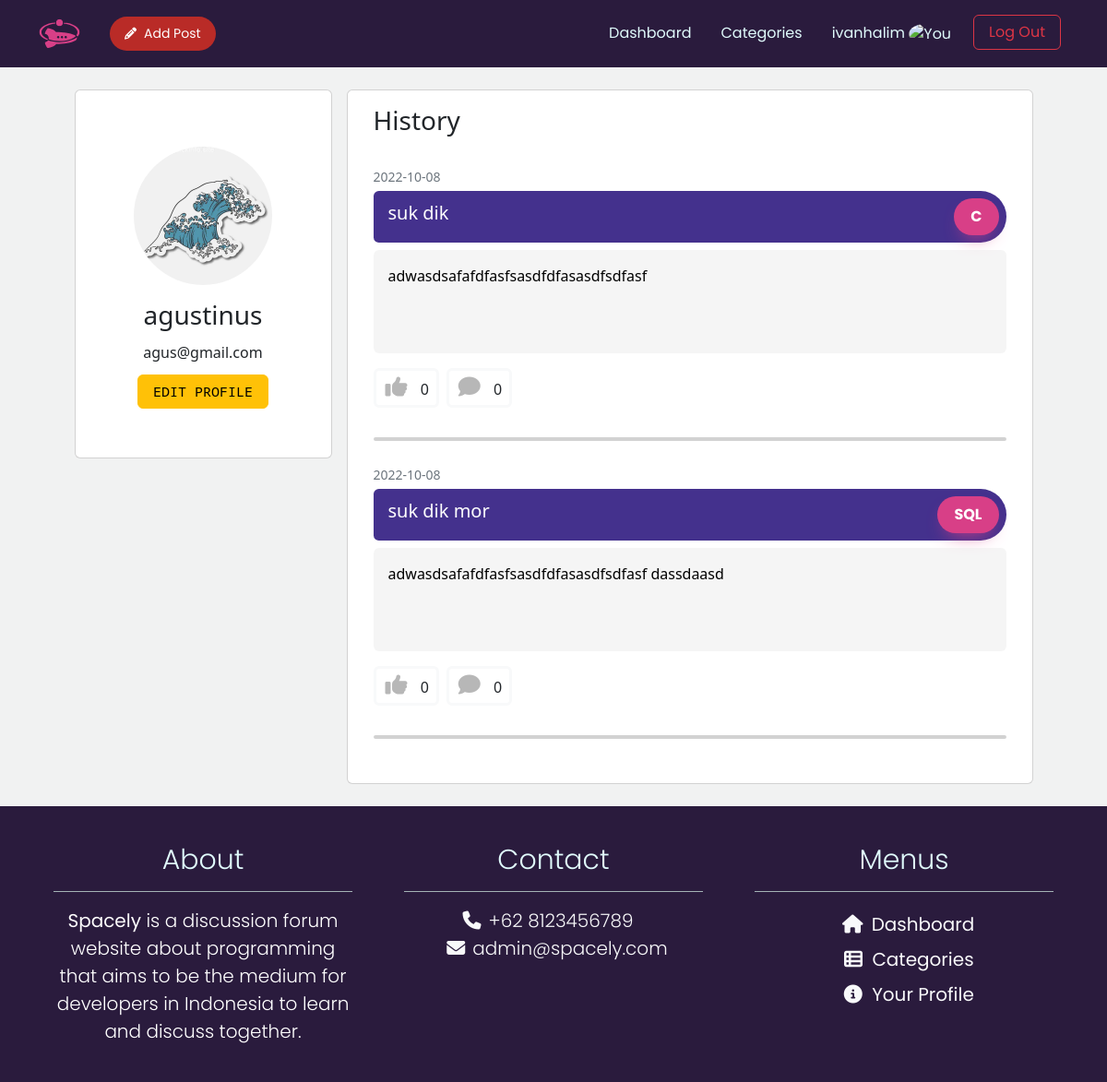
The app's page /user_profile.php?id=00004 (signed in), older data.
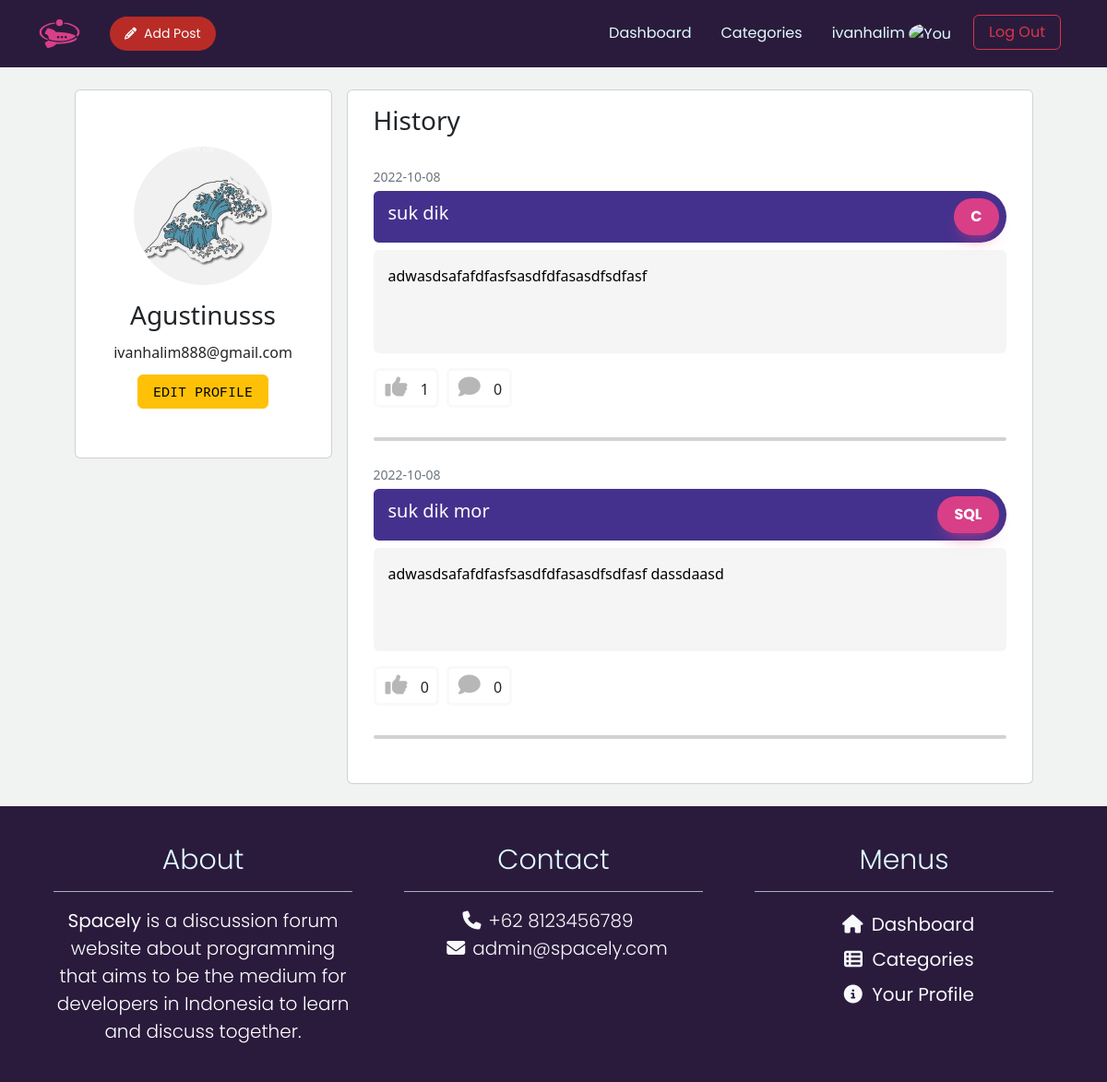
The same page, newer data.
### tables this page shows
CREATE TABLE `user` (
  `id` varchar(5) NOT NULL,
  `username` varchar(30) NOT NULL,
  `email` varchar(45) NOT NULL,
  `user_key` varchar(30) NOT NULL,
  `encrypted_password` varchar(50) NOT NULL,
  `img` varchar(50) DEFAULT NULL,
  `name` varchar(50) NOT NULL
);

CREATE TABLE `post` (
  `id` varchar(5) NOT NULL,
  `title` varchar(300) NOT NULL,
  `body` mediumtext NOT NULL,
  `like_ammount` int(11) NOT NULL,
  `comment_ammount` int(11) NOT NULL,
  `time_created` time NOT NULL,
  `date_created` date NOT NULL,
  `user_id` varchar(5) NOT NULL,
  `forum_id` varchar(5) NOT NULL
);

### user_profile.php (the view, shortened to what this page needs)
<?php
require 'security.php';
if(isset($_GET['id'])){
	$id = $_GET['id'];
}
else {
	die ("Error. No ID Selected!");
}
$sql = "SELECT * FROM user WHERE id = $id";
$stmt = $db->query($sql);
$row = $stmt->fetch(PDO::FETCH_ASSOC);
$sql2 = "SELECT * FROM post WHERE user_id = $id";
$stmt = $db->query($sql2);
$hasil = $stmt->fetchAll();
?>
<!DOCTYPE html>
<html lang="en">
<head>
	<link rel="stylesheet" href="https://cdn.jsdelivr.net/npm/bootstrap@5.2.1/dist/css/bootstrap.min.css" />
	<link rel="stylesheet" href="https://cdnjs.cloudflare.com/ajax/libs/font-awesome/6.2.0/css/fontawesome.min.css" />
	<link rel="stylesheet" href="https://cdnjs.cloudflare.com/ajax/libs/font-awesome/6.2.0/css/all.min.css" />
	<link rel="stylesheet" href="https://cdnjs.cloudflare.com/ajax/libs/font-awesome/6.2.0/css/regular.min.css" />
	<link rel="stylesheet" href="https://cdnjs.cloudflare.com/ajax/libs/font-awesome/6.2.0/css/solid.min.css" />
	<link href="css/navbar.css" rel="stylesheet">
	<link href="css/dashboard.css" rel="stylesheet">
	<link href="css/footer.css" rel="stylesheet">
	<link href="css/profile.css" rel="stylesheet">
</head>
<body>
	<?php include_once './components/navbar.php' ?>
	<main>
		<div class="container profile-main-container mb-4 justify-content-center">
			<div class="container col-lg-3 card profile-container d-flex flex-row mt-4 mx-2" style="max-height: 25rem;">
				<div class="profile-bio d-flex flex-column justify-content-center align-items-center ms-auto me-auto">
					<div class="my-3" style="width: 150px; height: 150px; overflow: hidden;">
					<img src=<?= "user_img/" . $row["img"] ?> class="rounded-circle" style="width: 150px; height: 150px; object-fit:cover;">
					</div>
					<h3><?= $row["username"] ?></h3>
					<span class="my-1"><?= $row["email"] ?></span>
					<a href="edit_profile.php"><button class="edit-profile btn btn-warning my-2 px-3" style="max-width: 10rem;">Edit Profile</button></a>
				</div>
			</div>
			<div class="container card profile-container d-flex flex-row mt-4 mx-2 col-lg-8">
				<div class="profile-posts-container flex-column col-lg-12 py-3 px-3">
					<div class="pb-3">
						<h3>History</h3>
					</div>
					<?php if (!$hasil) {
					?>
						<div>
							<h2 class="text-center mb-3"> You haven't posted anything yet </h2>
							<div class="container temporary text-center d-flex align-items-center justify-content-center">
								<a href="create_post_form.php"><button class="category-button" role="button">Add Post</button></a>
							</div>
						</div>
						<?php
					} else {
						foreach ($hasil as $row2) {
						?>
							<div class="profile-posts my-2 mb-3">
								<span class="mb-3 text-muted" style="font-size: 14px"><?= $row2["date_created"] ?></span>
								<div class="w-100 mt-1 d-flex justify-content-between align-items-center p-2 text-white" style="border-top-right-radius: 30px; border-bottom-right-radius: 30px; border-top-left-radius: 6px; border-bottom-left-radius: 6px; background-color:#44318d;">
									<h5 class="ms-2"><?= $row2["title"] ?></h5>
									<button class="category-button" role="button"><?= get_category($row2["forum_id"]) ?></button>
								</div>
								<div class="my-2 d-flex flex-column">
									<a onMouseOver="this.style.backgroundColor='#D9D9D9'" onMouseOut="this.style.backgroundColor='rgba(236,236,236,0.5)'" data-bs-toggle="modal" data-bs-target="#modal<?php echo $row2["id"] ?>" class="p-3 rounded" style="cursor: pointer; background-color:rgba(236,236,236,0.5); color: black; text-decoration: none; ">
										<span class="post-body-content"><?= $row2["body"] ?></span></a>
									<div class="feedback-container d-flex flex-row my-3">
										<div class="border border-3 border-light rounded me-2 p-1">
											<button disabled class="rounded-circle bg-transparent">
												<i class="fa-solid fa-thumbs-up"></i>
											</button>
											<span class="mx-1"><?= $row2["like_ammount"] ?></span>
										</div>
										<div class="border border-3 border-light rounded me-2 p-1">
											<button disabled class="rounded-circle bg-transparent">
												<i class="fa-solid fa-comment"></i>
											</button>
											<span class="mx-1"><?= $row2["comment_ammount"] ?></span>
										</div>
									</div>
									<hr class="pembatas-post">
								</div>
							<?php } ?>
						<?php } ?>
							</div>
				</div>
			</div>
		</div>
	</main>
	<?php include_once './components/footer.php' ?>
	<?php
	function get_category($forum_id)
	{
		switch ($forum_id) {
			case "F0005":
				$forum_id = "SQL";
				break;
			case "F0007":
				$forum_id = "C";
				break;
		}
		return $forum_id;
	} ?>
</body>
</html>

Row changes from the older to the newer data that the page shows:
changed user: username "agustinus" → "Agustinusss"; email "agus@gmail.com" → "ivanhalim888@gmail.com"
changed post "suk dik": like_ammount "0" → "1"
